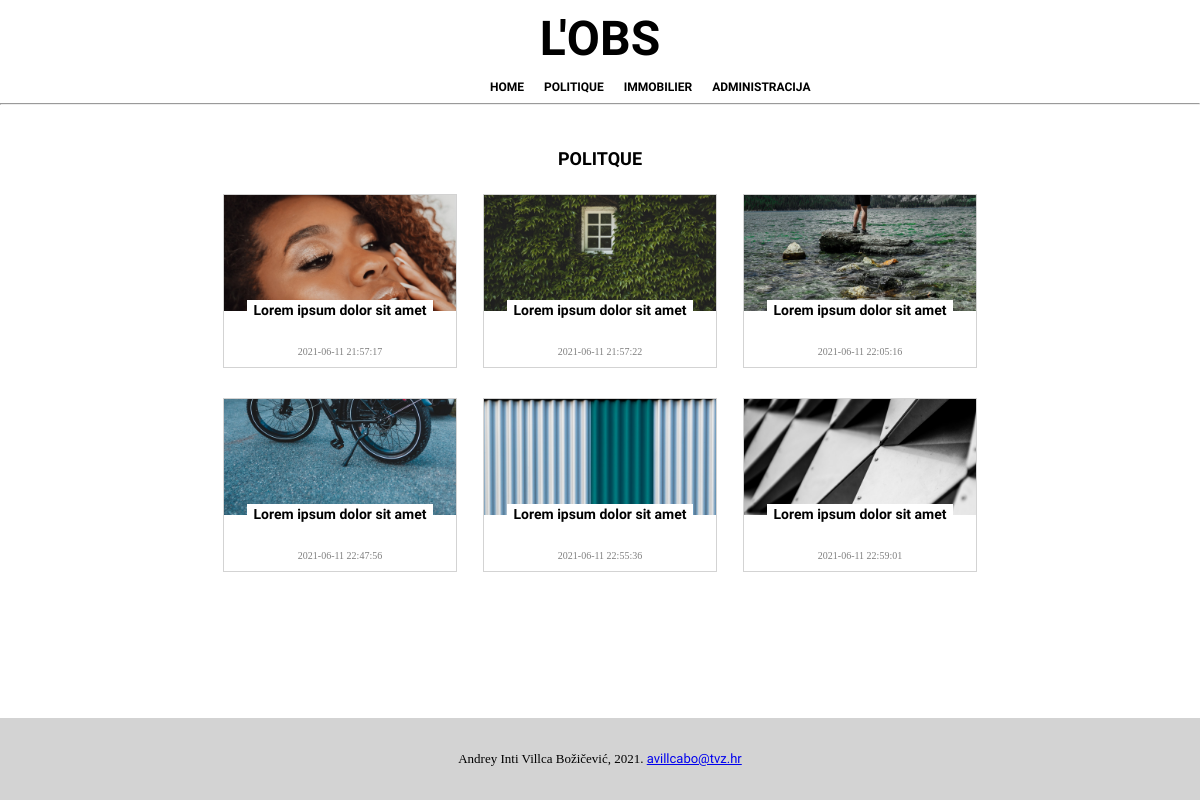
The page /politique.php on the database as committed earlier.
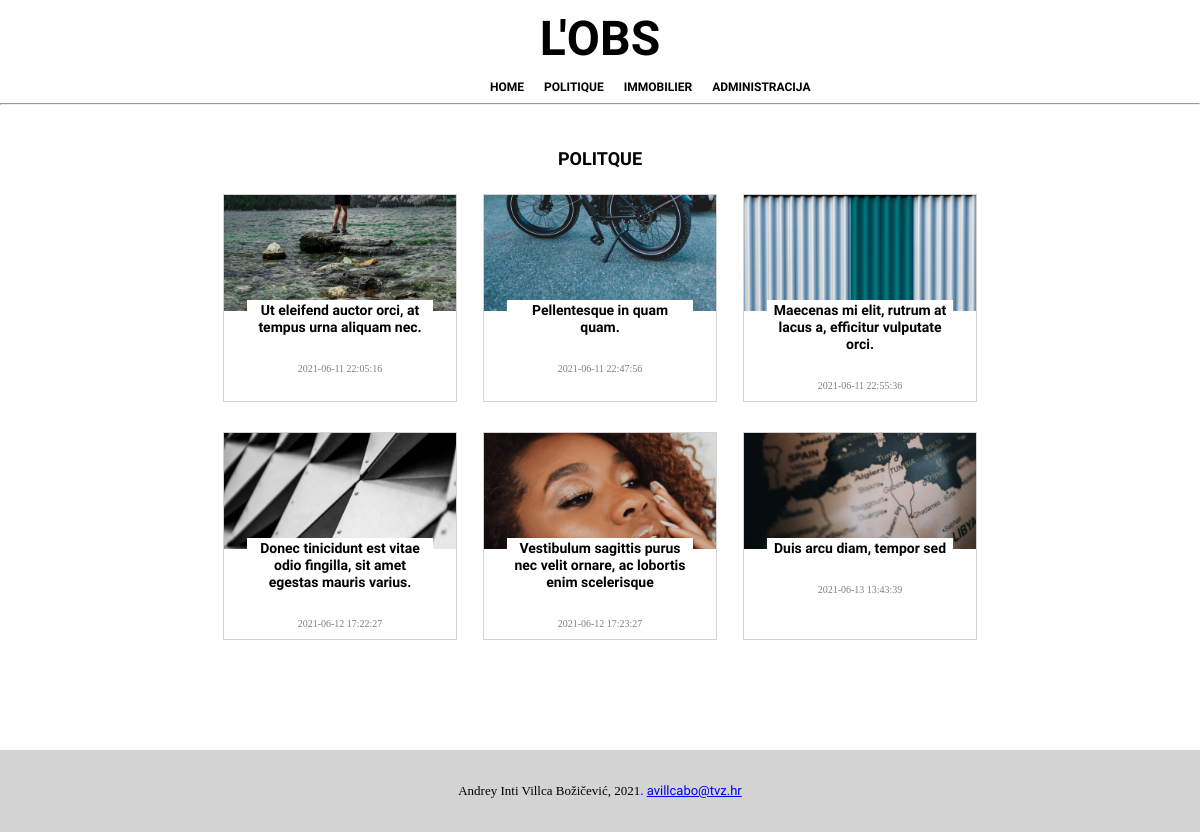
The same page on the database as committed later.
### tables this page shows
CREATE TABLE `clanak` (
  `id` int(11) NOT NULL,
  `title` text NOT NULL,
  `about` text NOT NULL,
  `content` text NOT NULL,
  `category` text NOT NULL,
  `date` datetime NOT NULL,
  `image` text NOT NULL,
  `arhiv` smallint(1) NOT NULL
);

### politique.php (the view, shortened to what this page needs)
<?php
function getArticles($category)
{
  $dbc = mysqli_connect("localhost", "root", "", "pwa_projekt") or die('Could not connect: ' . mysqli_connect_error());
  $query = "SELECT * FROM clanak WHERE arhiv=0 AND category='$category'";
  $result = mysqli_query($dbc, $query);
  while ($row = mysqli_fetch_array($result)) {
    echo "
      <article class=\"card\">
      <img src=\"uploads/{$row['image']}\" alt=\"\" class=\"card-img\">
      <h3 class=\"card-title\"><a href=\"clanak.php?id={$row['id']}\">{$row['title']}</a></h3>
      <p class=\"card-date\">{$row['date']} </p>
      </article>
      ";
  }
}
?>
<!DOCTYPE html>
<html lang="en">
<head>
  <link rel="stylesheet" href="style.css">
</head>
<body>
  <div class="page-wrapper">
    <div class="wrapper">
      <h1 class="brand">L'OBS</h1>
      <header class="main-heading">
        <nav class="navbar">
          <ul class="navbar-nav">
            <li class="navbar-item"><a href="index.php">HOME</a></li>
            <li class="navbar-item"><a href="politique.php">POLITIQUE</a></li>
            <li class="navbar-item"><a href="immobilier.php">IMMOBILIER</a></li>
            <li class="navbar-item"><a href="administracija.php">ADMINISTRACIJA</a></li>
          </ul>
      </header>
      <hr>
      <main class="main-content">
        <section class="politique-section">
          <h2 class="section-heading">POLITQUE</h2>
          <div class="card-row">
            <?php
            getArticles($category = "POLITIQUE");
            ?>
          </div>
        </section>
      </main>
    </div>
    <footer class="footer">
      <p>Andrey Inti Villca Božičević, 2021. <a href="mailto:avillcabo@tvz.hr">avillcabo@tvz.hr</a></p>
    </footer>
  </div>
</body>
</html>

Rows that differ between the two databases and show on the page:
removed clanak: image (picture), title "Lorem ipsum dolor sit amet", date "2021-06-11 21:57:17"
removed clanak: image (picture), title "Lorem ipsum dolor sit amet", date "2021-06-11 21:57:22"
changed clanak: title "Lorem ipsum dolor sit amet" → "Ut eleifend auctor orci, at tempus urna aliquam nec."
changed clanak: title "Lorem ipsum dolor sit amet" → "Pellentesque in quam quam."
changed clanak: title "Lorem ipsum dolor sit amet" → "Maecenas mi elit, rutrum at lacus a, efficitur vulputate orci."
changed clanak: title "Lorem ipsum dolor sit amet" → "Donec tinicidunt est vitae odio fingilla, sit amet egestas mauris varius."; date "2021-06-11 22:59:01" → "2021-06-12 17:22:27"
added clanak: image (picture), title "Vestibulum sagittis purus nec velit ornare, ac lobortis enim scelerisque", date "2021-06-12 17:23:27"
added clanak: image (picture), title "Duis arcu diam, tempor sed", date "2021-06-13 13:43:39"
